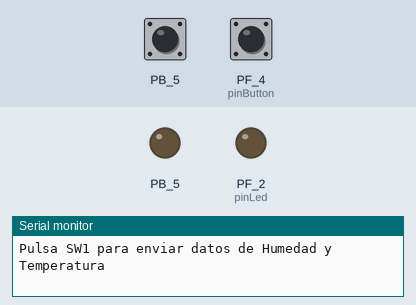
A sketch run on a simulated TI Tiva C LaunchPad. Parts: output pins drawn as LEDs (lit = HIGH), the last lines printed to the serial monitor. The inputs (shaded band) are chosen by the test bench; at power-on: PF_4 (pinButton) HIGH, PB_5 HIGH.

Above: at 4.2 s.
4.3 s: PF_4 (pinButton) pulled LOW for 0.15 s
At 4.9 s:
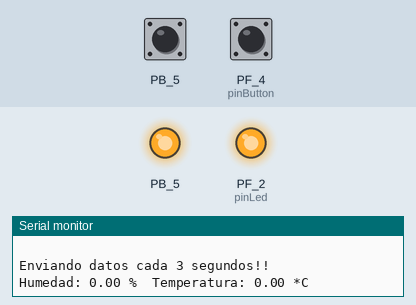
7.4 s: PF_4 (pinButton) pulled LOW for 1 s
At 8.6 s:
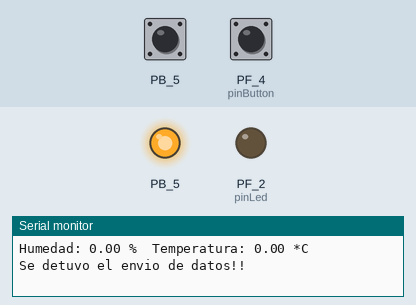
9.9 s: PF_4 (pinButton) pulled LOW for 3.2 s
At 12.6 s:
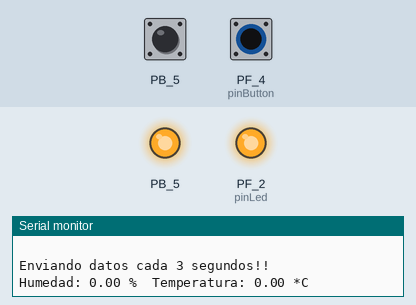
Timing chart, 0 to 22.1 s (numbered marks = the images above; inputs shaded):
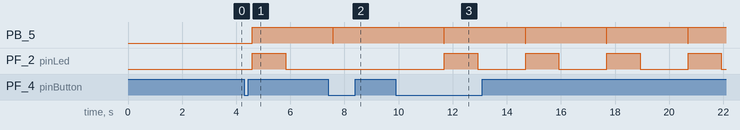

The sketch:

LM4F_E010.ino
```cpp
/*******************************************************************************
 *
 *    Prueba del sensor DHT22 - Envio de datos al monitor serial de Energia
 *
 *******************************************************************************
 * FileName:        LM4F_E010.ino
 * Processor:       EX-LM4F120XL
 * Complier:        Energia 1.6.10E18
 * Author:          Pedro Sánchez (MrChunckuee)
 * Blog:            http://mrchunckuee.blogspot.com/
 * Email:           mrchunckuee.psr@gmail.com
 * Description:     Este ejemplo se basa en la libreria de Adafruit para el
 *                  sensor de temperatura y humedad DHT22, cuando sepulsa SW1
 *                  la Stellaris envia los datos al monitor serial y realiza
 *                  un blink en el LED Azul, cuando se vuelve a pulsar SW1 el
 *                  envio se detiene y tambien el blink.
 *******************************************************************************
 * Rev.         Date            Comment
 *   v0.0.0     04/06/2019      Creación del firmware
 ******************************************************************************/

#include "DHT.h"

#define DHTPIN PB_5     // what digital pin we're connected to
#define DHTTYPE DHT22   // DHT 22  (AM2302), AM2321

DHT dht(DHTPIN, DHTTYPE);

const int pinButton = PUSH1;
const int pinLed =  BLUE_LED;

// Variables will change:
int ledState = LOW;             // ledState used to set the LED
long previousMillis = 0;        // will store last time LED was updated
long interval = 1500;           // interval at which to blink (milliseconds)
int buttonState = 0;
int buttonTicks = 0;
int currentButtonState = 0;
int lastButtonState= 0;
int buttonFlag = LOW;

void setup() {
  pinMode(pinButton, INPUT_PULLUP);
  pinMode(pinLed, OUTPUT);
  Serial.begin(9600);
  dht.begin();
  delay(3000);
  Serial.println("DHT22 test! by MrChunckue - Electronica&Robotica");
  Serial.println("Pulsa SW1 para enviar datos de Humedad y Temperatura");
  Serial.println(" ");
}

void loop(){
  GetInput();
  if(buttonFlag == HIGH){
    unsigned long currentMillis = millis();

    if(currentMillis - previousMillis > interval) {
      // save the last time you blinked the LED
      previousMillis = currentMillis;

      // if the LED is off turn it on and vice-versa:
      if (ledState == LOW){
        ledState = HIGH;

        //Se lee temperatura y humedad
        float h = dht.readHumidity();
        float t = dht.readTemperature();
        Serial.print("Humedad: ");
        Serial.print(h);
        Serial.print(" %\t");
        Serial.print("Temperatura: ");
        Serial.print(t);
        Serial.println(" *C ");
      }
      else
        ledState = LOW;

      // set the LED with the ledState of the variable:
      digitalWrite(pinLed, ledState);
      }
    }
}

void GetInput(void){
  // Push Button debounce
  if (buttonState != digitalRead(pinButton)){
    if (buttonTicks > 20){
      buttonState = digitalRead(pinButton);
      buttonTicks = 0;
      }
      else buttonTicks++;
  }
  else buttonTicks = 0;
  // Process the push button
  currentButtonState = buttonState;
  if (currentButtonState == 0 && lastButtonState == 1){

    if (buttonFlag == LOW){
      buttonFlag = HIGH;
      Serial.println("Enviando datos cada 3 segundos!!");
      }
    else{
      buttonFlag = LOW;
      digitalWrite(pinLed, LOW);
      Serial.println("Se detuvo el envio de datos!!");
      Serial.println(" ");
      }
  }
  lastButtonState = currentButtonState;
}
```

Measured:
- after the input at 4.3 s, PB_5: LOW → HIGH after 0.29 s; PF_2 (pinLed): LOW → HIGH after 0.29 s, → LOW 1.2 s later
- after the input at 7.4 s, PB_5: HIGH → LOW after 0.17 s, → HIGH 0.02 s later; PF_2 (pinLed): stays LOW (without the input it goes to HIGH after 0.19 s)
- after the input at 9.9 s, PB_5: alternates HIGH for 3.0 s and LOW for 0.02 s, starting after 1.8 s; PF_2 (pinLed): alternates HIGH for 1.2 s and LOW for 1.8 s, starting after 1.8 s
